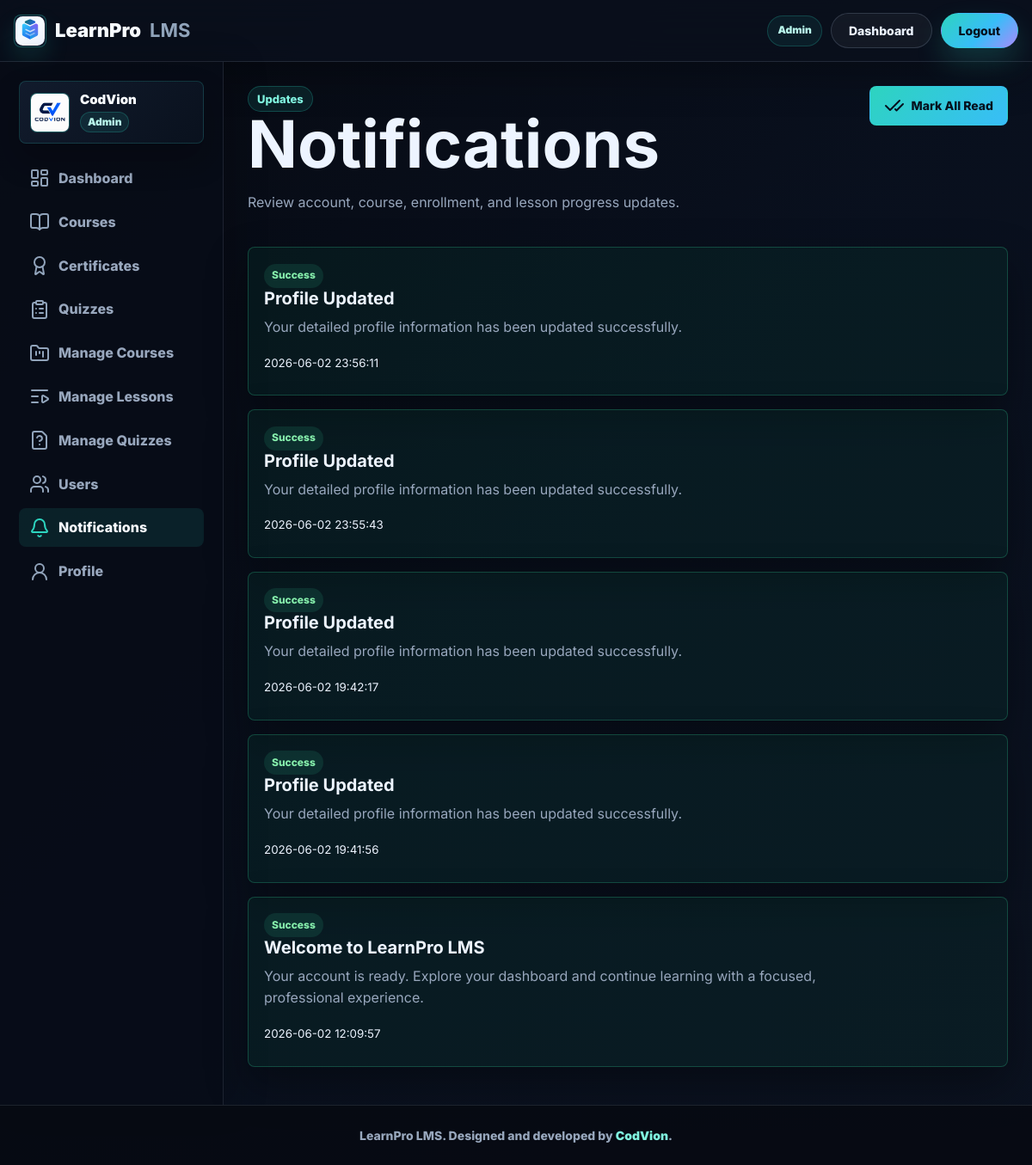
The page /notifications.php (signed in) on the database its author committed.
### tables this page shows
CREATE TABLE `notifications` (
  `id` int(10) unsigned NOT NULL AUTO_INCREMENT,
  `user_id` int(10) unsigned NOT NULL,
  `title` varchar(160) NOT NULL,
  `message` text NOT NULL,
  `type` enum('info','success','warning') NOT NULL DEFAULT 'info',
  `is_read` tinyint(1) NOT NULL DEFAULT 0,
  `created_at` timestamp NOT NULL DEFAULT current_timestamp(),
  PRIMARY KEY (`id`),
  KEY `idx_notifications_user` (`user_id`),
  CONSTRAINT `fk_notifications_user` FOREIGN KEY (`user_id`) REFERENCES `login_system` (`id`) ON DELETE CASCADE
);

### notifications.php (the view, shortened to what this page needs)
<?php
require_once 'config.php';
$user_id = (int) $_SESSION['user_id'];
$role = $_SESSION['role'];
$stmt = $conn->prepare('SELECT * FROM notifications WHERE user_id = ? ORDER BY created_at DESC');
$stmt->execute([$user_id]);
$notifications = $stmt->fetchAll();
?>
<!doctype html>
<html lang="en">
<head>
    <link rel="stylesheet" href="assets/css/style.css">
</head>
<body>
    <?php include 'partials/learnpro-header.php'; ?>
    <div class="app-layout">
        <aside class="sidebar">
            <?php include 'partials/sidebar-profile.php'; ?>
            <nav class="side-links">
                <a href="dashboard.php"><i data-lucide="layout-dashboard"></i> Dashboard</a>
                <a href="courses.php"><i data-lucide="book-open"></i> Courses</a>
                <a href="certificates.php"><i data-lucide="award"></i> Certificates</a>
                <a href="quizzes.php"><i data-lucide="clipboard-list"></i> Quizzes</a>
                <?php if ($role === 'admin' || $role === 'instructor'): ?>
                    <a href="manage_courses.php"><i data-lucide="folder-kanban"></i> Manage Courses</a>
                    <a href="manage_lessons.php"><i data-lucide="list-video"></i> Manage Lessons</a>
                    <a href="manage_quizzes.php"><i data-lucide="file-question"></i> Manage Quizzes</a>
                <?php endif; ?>
                <?php if ($role === 'admin'): ?>
                    <a href="users.php"><i data-lucide="users"></i> Users</a>
                <?php endif; ?>
                <a class="active" href="notifications.php"><i data-lucide="bell"></i> Notifications</a>
                <a href="profile.php"><i data-lucide="user-round"></i> Profile</a>
            </nav>
        </aside>
        <main class="page-main">
            <section class="page-top">
                <div>
                    <span class="eyebrow">Updates</span>
                    <h1>Notifications</h1>
                    <p>Review account, course, enrollment, and lesson progress updates.</p>
                </div>
                <form method="post" action="notifications.php">
                    <button class="btn primary" type="submit"><i data-lucide="check-check"></i> Mark All Read</button>
                </form>
            </section>
            <?php if (count($notifications) > 0): ?>
                <?php foreach ($notifications as $notification): ?>
                    <article class="notice <?php echo (int) $notification['is_read'] === 0 ? 'unread' : ''; ?> <?php echo htmlspecialchars($notification['type'], ENT_QUOTES, 'UTF-8'); ?>">
                        <div class="section-head" style="margin-bottom: 8px;">
                            <div>
                                <span class="tag <?php echo htmlspecialchars($notification['type'], ENT_QUOTES, 'UTF-8'); ?>"><?php echo htmlspecialchars($notification['type'], ENT_QUOTES, 'UTF-8'); ?></span>
                                <h3><?php echo htmlspecialchars($notification['title'], ENT_QUOTES, 'UTF-8'); ?></h3>
                                <p><?php echo htmlspecialchars($notification['message'], ENT_QUOTES, 'UTF-8'); ?></p>
                                <small><?php echo htmlspecialchars($notification['created_at'], ENT_QUOTES, 'UTF-8'); ?></small>
                            </div>
                        </div>
                    </article>
                <?php endforeach; ?>
            <?php else: ?>
                <div class="empty-state">
                    <p>No notifications yet.</p>
                </div>
            <?php endif; ?>
        </main>
    </div>
    <?php include 'partials/learnpro-footer.php'; ?>
</body>
</html>

### rows shown on the page
notifications: type "Success", title "Profile Updated", message "Your detailed profile information has been updated successfully.", created_at "2026-06-02 23:56:11"
notifications: type "Success", title "Profile Updated", message "Your detailed profile information has been updated successfully.", created_at "2026-06-02 23:55:43"
notifications: type "Success", title "Profile Updated", message "Your detailed profile information has been updated successfully.", created_at "2026-06-02 19:42:17"
notifications: type "Success", title "Profile Updated", message "Your detailed profile information has been updated successfully.", created_at "2026-06-02 19:41:56"
notifications: type "Success", title "Welcome to LearnPro LMS", message "Your account is ready. Explore your dashboard and continue learning with a focused, professional experience.", created_at "2026-06-02 12:09:57"

### other values the page prints
$learnpro_header_role "Admin"
$learnpro_header_plain_text "Dashboard"
$learnpro_header_cta_text "Logout"
$sidebar_profile_name "CodVion"
$sidebar_profile_role "Admin"
